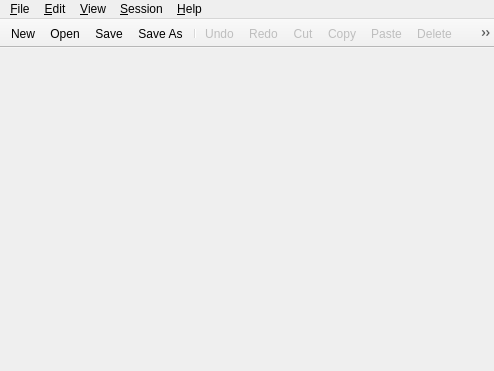
<?xml version="1.0" encoding="UTF-8"?>
<ui version="4.0">
 <class>MainWindow</class>
 <widget class="QMainWindow" name="MainWindow">
  <property name="geometry">
   <rect>
    <x>0</x>
    <y>0</y>
    <width>494</width>
    <height>371</height>
   </rect>
  </property>
  <property name="iconSize">
   <size>
    <width>16</width>
    <height>16</height>
   </size>
  </property>
  <property name="dockNestingEnabled">
   <bool>true</bool>
  </property>
  <property name="dockOptions">
   <set>QMainWindow::AllowNestedDocks|QMainWindow::AnimatedDocks</set>
  </property>
  <property name="unifiedTitleAndToolBarOnMac">
   <bool>true</bool>
  </property>
  <widget class="QWidget" name="centralwidget"/>
  <widget class="QMenuBar" name="menubar">
   <property name="geometry">
    <rect>
     <x>0</x>
     <y>0</y>
     <width>494</width>
     <height>26</height>
    </rect>
   </property>
   <widget class="QMenu" name="menuFile">
    <property name="title">
     <string>&amp;File</string>
    </property>
    <widget class="QMenu" name="menuRecentFiles">
     <property name="title">
      <string>&amp;Recent Files</string>
     </property>
     <property name="icon">
      <iconset resource="resources.qrc">
       <normaloff>:/images/16x16/document-open-recent.png</normaloff>:/images/16x16/document-open-recent.png</iconset>
     </property>
    </widget>
    <addaction name="actionNew"/>
    <addaction name="actionOpen"/>
    <addaction name="menuRecentFiles"/>
    <addaction name="separator"/>
    <addaction name="actionSave"/>
    <addaction name="actionSaveAs"/>
    <addaction name="actionSaveAll"/>
    <addaction name="actionReload"/>
    <addaction name="actionOpenContainingFolder"/>
    <addaction name="separator"/>
    <addaction name="actionClose"/>
    <addaction name="actionCloseAll"/>
    <addaction name="actionQuit"/>
   </widget>
   <widget class="QMenu" name="menuEdit">
    <property name="title">
     <string>&amp;Edit</string>
    </property>
    <widget class="QMenu" name="menuCustomActions">
     <property name="title">
      <string>Cu&amp;stom Actions</string>
     </property>
     <addaction name="actionManageCustomActions"/>
    </widget>
    <addaction name="actionUndo"/>
    <addaction name="actionRedo"/>
    <addaction name="separator"/>
    <addaction name="actionCut"/>
    <addaction name="actionCopy"/>
    <addaction name="actionPaste"/>
    <addaction name="actionDelete"/>
    <addaction name="separator"/>
    <addaction name="actionSelectAll"/>
    <addaction name="separator"/>
    <addaction name="actionPreferences"/>
    <addaction name="actionRename"/>
    <addaction name="actionFindReplace"/>
    <addaction name="separator"/>
    <addaction name="menuCustomActions"/>
   </widget>
   <widget class="QMenu" name="menuHelp">
    <property name="title">
     <string>&amp;Help</string>
    </property>
    <widget class="QMenu" name="menuSampleSessions">
     <property name="title">
      <string>Open &amp;Sample</string>
     </property>
     <property name="icon">
      <iconset resource="resources.qrc">
       <normaloff>:/images/16x16/document-open.png</normaloff>:/images/16x16/document-open.png</iconset>
     </property>
    </widget>
    <addaction name="separator"/>
    <addaction name="actionOnlineHelp"/>
    <addaction name="menuSampleSessions"/>
    <addaction name="separator"/>
    <addaction name="actionAbout"/>
   </widget>
   <widget class="QMenu" name="menuSession">
    <property name="title">
     <string>&amp;Session</string>
    </property>
    <widget class="QMenu" name="menuEvaluation">
     <property name="title">
      <string>&amp;Evaluation</string>
     </property>
     <property name="icon">
      <iconset resource="resources.qrc">
       <normaloff>:/images/16x16/view-refresh.png</normaloff>:/images/16x16/view-refresh.png</iconset>
     </property>
     <addaction name="actionEvalReset"/>
     <addaction name="actionEvalManual"/>
     <addaction name="actionEvalAuto"/>
     <addaction name="actionEvalSteady"/>
    </widget>
    <addaction name="menuEvaluation"/>
    <addaction name="separator"/>
   </widget>
   <widget class="QMenu" name="menuView">
    <property name="title">
     <string>&amp;View</string>
    </property>
    <widget class="QMenu" name="menuTabSize">
     <property name="title">
      <string>Tab Size</string>
     </property>
    </widget>
    <addaction name="actionNavigateBackward"/>
    <addaction name="actionNavigateForward"/>
    <addaction name="separator"/>
    <addaction name="menuTabSize"/>
    <addaction name="actionIndentWithSpaces"/>
    <addaction name="actionShowWhiteSpace"/>
    <addaction name="actionLineWrapping"/>
    <addaction name="separator"/>
    <addaction name="actionSelectFont"/>
    <addaction name="actionDarkTheme"/>
    <addaction name="actionFullScreen"/>
    <addaction name="separator"/>
   </widget>
   <addaction name="menuFile"/>
   <addaction name="menuEdit"/>
   <addaction name="menuView"/>
   <addaction name="menuSession"/>
   <addaction name="menuHelp"/>
  </widget>
  <widget class="QToolBar" name="toolBarMain">
   <property name="windowTitle">
    <string>Toolbar</string>
   </property>
   <property name="movable">
    <bool>false</bool>
   </property>
   <property name="floatable">
    <bool>false</bool>
   </property>
   <attribute name="toolBarArea">
    <enum>TopToolBarArea</enum>
   </attribute>
   <attribute name="toolBarBreak">
    <bool>false</bool>
   </attribute>
   <addaction name="actionNew"/>
   <addaction name="actionOpen"/>
   <addaction name="actionSave"/>
   <addaction name="actionSaveAs"/>
   <addaction name="separator"/>
   <addaction name="actionUndo"/>
   <addaction name="actionRedo"/>
   <addaction name="actionCut"/>
   <addaction name="actionCopy"/>
   <addaction name="actionPaste"/>
   <addaction name="actionDelete"/>
   <addaction name="actionFindReplace"/>
   <addaction name="separator"/>
   <addaction name="actionEvalReset"/>
   <addaction name="actionEvalManual"/>
   <addaction name="actionEvalAuto"/>
   <addaction name="actionEvalSteady"/>
   <addaction name="separator"/>
  </widget>
  <action name="actionOpen">
   <property name="icon">
    <iconset resource="resources.qrc">
     <normaloff>:/images/16x16/document-open.png</normaloff>:/images/16x16/document-open.png</iconset>
   </property>
   <property name="text">
    <string>&amp;Open...</string>
   </property>
  </action>
  <action name="actionSave">
   <property name="icon">
    <iconset resource="resources.qrc">
     <normaloff>:/images/16x16/document-save.png</normaloff>:/images/16x16/document-save.png</iconset>
   </property>
   <property name="text">
    <string>&amp;Save</string>
   </property>
  </action>
  <action name="actionQuit">
   <property name="icon">
    <iconset resource="resources.qrc">
     <normaloff>:/images/16x16/application-exit.png</normaloff>:/images/16x16/application-exit.png</iconset>
   </property>
   <property name="text">
    <string>&amp;Quit</string>
   </property>
   <property name="menuRole">
    <enum>QAction::QuitRole</enum>
   </property>
  </action>
  <action name="actionCopy">
   <property name="enabled">
    <bool>false</bool>
   </property>
   <property name="icon">
    <iconset resource="resources.qrc">
     <normaloff>:/images/16x16/edit-copy.png</normaloff>:/images/16x16/edit-copy.png</iconset>
   </property>
   <property name="text">
    <string>&amp;Copy</string>
   </property>
  </action>
  <action name="actionPaste">
   <property name="enabled">
    <bool>false</bool>
   </property>
   <property name="icon">
    <iconset resource="resources.qrc">
     <normaloff>:/images/16x16/edit-paste.png</normaloff>:/images/16x16/edit-paste.png</iconset>
   </property>
   <property name="text">
    <string>&amp;Paste</string>
   </property>
  </action>
  <action name="actionAbout">
   <property name="icon">
    <iconset resource="resources.qrc">
     <normaloff>:/images/16x16/help-about.png</normaloff>:/images/16x16/help-about.png</iconset>
   </property>
   <property name="text">
    <string>&amp;About GPUpad</string>
   </property>
   <property name="menuRole">
    <enum>QAction::AboutRole</enum>
   </property>
  </action>
  <action name="actionSaveAs">
   <property name="icon">
    <iconset resource="resources.qrc">
     <normaloff>:/images/16x16/document-save-as.png</normaloff>:/images/16x16/document-save-as.png</iconset>
   </property>
   <property name="text">
    <string>Save &amp;As...</string>
   </property>
  </action>
  <action name="actionNew">
   <property name="icon">
    <iconset resource="resources.qrc">
     <normaloff>:/images/16x16/document-new.png</normaloff>:/images/16x16/document-new.png</iconset>
   </property>
   <property name="text">
    <string>&amp;New</string>
   </property>
  </action>
  <action name="actionClose">
   <property name="icon">
    <iconset resource="resources.qrc">
     <normaloff>:/images/16x16/window-close.png</normaloff>:/images/16x16/window-close.png</iconset>
   </property>
   <property name="text">
    <string>&amp;Close</string>
   </property>
  </action>
  <action name="actionCut">
   <property name="enabled">
    <bool>false</bool>
   </property>
   <property name="icon">
    <iconset resource="resources.qrc">
     <normaloff>:/images/16x16/edit-cut.png</normaloff>:/images/16x16/edit-cut.png</iconset>
   </property>
   <property name="text">
    <string>Cu&amp;t</string>
   </property>
  </action>
  <action name="actionPreferences">
   <property name="icon">
    <iconset resource="resources.qrc">
     <normaloff>:/images/16x16/document-properties.png</normaloff>:/images/16x16/document-properties.png</iconset>
   </property>
   <property name="text">
    <string>Pre&amp;ferences...</string>
   </property>
   <property name="visible">
    <bool>false</bool>
   </property>
   <property name="menuRole">
    <enum>QAction::PreferencesRole</enum>
   </property>
  </action>
  <action name="actionCloseAll">
   <property name="text">
    <string>C&amp;lose All</string>
   </property>
  </action>
  <action name="actionDelete">
   <property name="enabled">
    <bool>false</bool>
   </property>
   <property name="icon">
    <iconset resource="resources.qrc">
     <normaloff>:/images/16x16/edit-delete.png</normaloff>:/images/16x16/edit-delete.png</iconset>
   </property>
   <property name="text">
    <string>Delete</string>
   </property>
   <property name="iconText">
    <string>Delete</string>
   </property>
  </action>
  <action name="actionSaveAll">
   <property name="text">
    <string>Sa&amp;ve All</string>
   </property>
  </action>
  <action name="actionReload">
   <property name="enabled">
    <bool>false</bool>
   </property>
   <property name="icon">
    <iconset resource="resources.qrc">
     <normaloff>:/images/16x16/view-refresh.png</normaloff>:/images/16x16/view-refresh.png</iconset>
   </property>
   <property name="text">
    <string>Reload</string>
   </property>
  </action>
  <action name="actionSelectAll">
   <property name="enabled">
    <bool>false</bool>
   </property>
   <property name="icon">
    <iconset resource="resources.qrc">
     <normaloff>:/images/16x16/edit-select-all.png</normaloff>:/images/16x16/edit-select-all.png</iconset>
   </property>
   <property name="text">
    <string>Select &amp;All</string>
   </property>
  </action>
  <action name="actionUndo">
   <property name="enabled">
    <bool>false</bool>
   </property>
   <property name="icon">
    <iconset resource="resources.qrc">
     <normaloff>:/images/16x16/edit-undo.png</normaloff>:/images/16x16/edit-undo.png</iconset>
   </property>
   <property name="text">
    <string>&amp;Undo</string>
   </property>
  </action>
  <action name="actionRedo">
   <property name="enabled">
    <bool>false</bool>
   </property>
   <property name="icon">
    <iconset resource="resources.qrc">
     <normaloff>:/images/16x16/edit-redo.png</normaloff>:/images/16x16/edit-redo.png</iconset>
   </property>
   <property name="text">
    <string>&amp;Redo</string>
   </property>
  </action>
  <action name="actionLineWrapping">
   <property name="checkable">
    <bool>true</bool>
   </property>
   <property name="text">
    <string>Line &amp;Wrapping</string>
   </property>
   <property name="toolTip">
    <string>Line Wrapping</string>
   </property>
  </action>
  <action name="actionShowWhiteSpace">
   <property name="checkable">
    <bool>true</bool>
   </property>
   <property name="text">
    <string>Show White&amp;space</string>
   </property>
   <property name="toolTip">
    <string>Show Whitespace</string>
   </property>
  </action>
  <action name="actionIndentWithSpaces">
   <property name="checkable">
    <bool>true</bool>
   </property>
   <property name="text">
    <string>Indent With &amp;Spaces</string>
   </property>
  </action>
  <action name="actionSelectFont">
   <property name="icon">
    <iconset resource="resources.qrc">
     <normaloff>:/images/16x16/preferences-desktop-font.png</normaloff>:/images/16x16/preferences-desktop-font.png</iconset>
   </property>
   <property name="text">
    <string>Select &amp;Font...</string>
   </property>
  </action>
  <action name="actionFindReplace">
   <property name="icon">
    <iconset resource="resources.qrc">
     <normaloff>:/images/16x16/edit-find-replace.png</normaloff>:/images/16x16/edit-find-replace.png</iconset>
   </property>
   <property name="text">
    <string>&amp;Find/Replace</string>
   </property>
  </action>
  <action name="actionEvalManual">
   <property name="icon">
    <iconset resource="resources.qrc">
     <normaloff>:/images/16x16/media-playback-start.png</normaloff>:/images/16x16/media-playback-start.png</iconset>
   </property>
   <property name="text">
    <string>&amp;Manual</string>
   </property>
   <property name="toolTip">
    <string>Manual Evaluation</string>
   </property>
   <property name="shortcut">
    <string>F6</string>
   </property>
  </action>
  <action name="actionEvalAuto">
   <property name="checkable">
    <bool>true</bool>
   </property>
   <property name="icon">
    <iconset resource="resources.qrc">
     <normaloff>:/images/16x16/media-skip-forward.png</normaloff>:/images/16x16/media-skip-forward.png</iconset>
   </property>
   <property name="text">
    <string>&amp;Automatic</string>
   </property>
   <property name="toolTip">
    <string>Automatic Evaluation</string>
   </property>
   <property name="shortcut">
    <string>F7</string>
   </property>
  </action>
  <action name="actionRename">
   <property name="text">
    <string>Rename</string>
   </property>
   <property name="shortcut">
    <string>F2</string>
   </property>
  </action>
  <action name="actionEvalSteady">
   <property name="checkable">
    <bool>true</bool>
   </property>
   <property name="icon">
    <iconset resource="resources.qrc">
     <normaloff>:/images/16x16/media-seek-forward.png</normaloff>:/images/16x16/media-seek-forward.png</iconset>
   </property>
   <property name="text">
    <string>&amp;Steady</string>
   </property>
   <property name="toolTip">
    <string>Steady Evaluation</string>
   </property>
   <property name="shortcut">
    <string>F8</string>
   </property>
  </action>
  <action name="actionManageCustomActions">
   <property name="text">
    <string>&amp;Manage...</string>
   </property>
   <property name="shortcut">
    <string>F9</string>
   </property>
  </action>
  <action name="actionOnlineHelp">
   <property name="icon">
    <iconset resource="resources.qrc">
     <normaloff>:/images/16x16/help-faq.png</normaloff>:/images/16x16/help-faq.png</iconset>
   </property>
   <property name="text">
    <string>&amp;Online Help</string>
   </property>
  </action>
  <action name="actionDarkTheme">
   <property name="checkable">
    <bool>true</bool>
   </property>
   <property name="text">
    <string>&amp;Dark Theme</string>
   </property>
  </action>
  <action name="actionEvalReset">
   <property name="icon">
    <iconset resource="resources.qrc">
     <normaloff>:/images/16x16/view-refresh.png</normaloff>:/images/16x16/view-refresh.png</iconset>
   </property>
   <property name="text">
    <string>&amp;Reset</string>
   </property>
   <property name="toolTip">
    <string>Reset Evaluation</string>
   </property>
   <property name="shortcut">
    <string>F5</string>
   </property>
  </action>
  <action name="actionFocusNextEditor">
   <property name="text">
    <string>Focus next editor</string>
   </property>
  </action>
  <action name="actionFocusPreviousEditor">
   <property name="text">
    <string>Focus previous editor</string>
   </property>
  </action>
  <action name="actionOpenContainingFolder">
   <property name="text">
    <string>Open containing folder</string>
   </property>
  </action>
  <action name="actionFullScreen">
   <property name="checkable">
    <bool>true</bool>
   </property>
   <property name="text">
    <string>Fullscreen</string>
   </property>
   <property name="toolTip">
    <string>&amp;Fullscreen</string>
   </property>
   <property name="shortcut">
    <string>F11</string>
   </property>
  </action>
  <action name="actionFullScreenClose">
   <property name="icon">
    <iconset resource="resources.qrc">
     <normaloff>:/images/16x16/window-close.png</normaloff>:/images/16x16/window-close.png</iconset>
   </property>
   <property name="text">
    <string>&amp;Quit</string>
   </property>
   <property name="menuRole">
    <enum>QAction::QuitRole</enum>
   </property>
  </action>
  <action name="actionNavigateBackward">
   <property name="enabled">
    <bool>false</bool>
   </property>
   <property name="text">
    <string>Navigate &amp;Backward</string>
   </property>
   <property name="shortcut">
    <string>Ctrl+-</string>
   </property>
  </action>
  <action name="actionNavigateForward">
   <property name="enabled">
    <bool>false</bool>
   </property>
   <property name="text">
    <string>Navigate &amp;Forward</string>
   </property>
   <property name="shortcut">
    <string>Ctrl+Shift+-</string>
   </property>
  </action>
 </widget>
 <resources>
  <include location="resources.qrc"/>
  <include location="resources.qrc"/>
 </resources>
 <connections/>
</ui>
